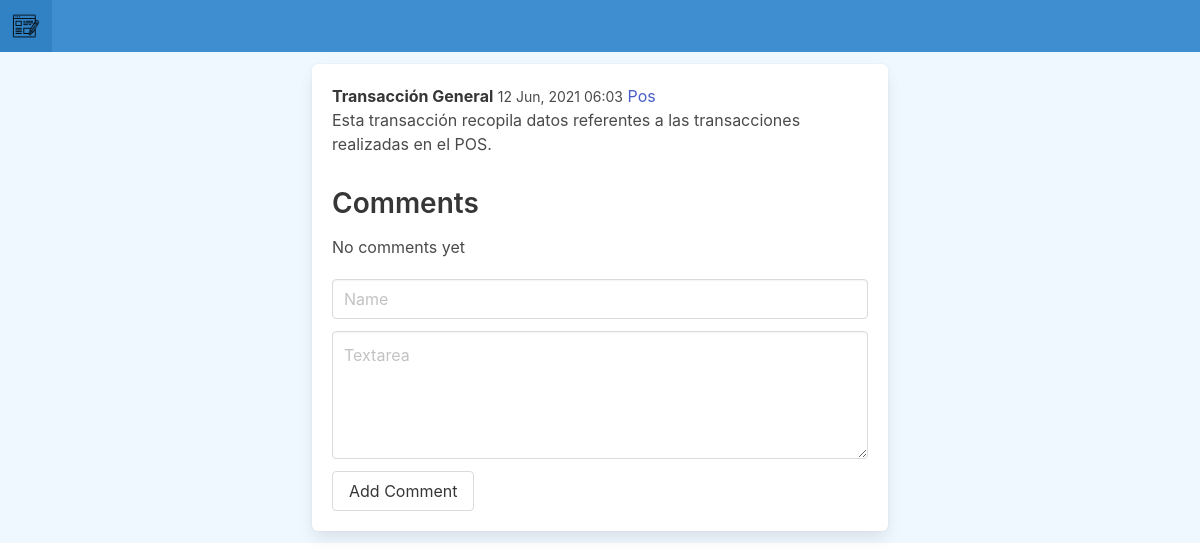
/detail/6/, run on the app's committed database.
### blogpage/models.py (models this page shows, shortened)
class Post(models.Model):
    category = models.ForeignKey(Category, related_name='posts', on_delete=models.CASCADE)
    title = models.CharField(max_length=255)
    slug = models.SlugField()
    intro = models.TextField()
    body = models.TextField()
    date_added = models.DateTimeField(auto_now_add=True)

class Category(models.Model):
    title = models.CharField(max_length=255)
    slug = models.SlugField()
    class Meta:
        verbose_name_plural = 'Categories'

### blogpage/views.py (the view)
# urls.py: path('detail/<int:id>/', detail, name='detail'),
def detail(request, id):
    post = Post.objects.get(id=id)
    if request.method == 'POST':
        form = CommentForm(request.POST)
        if form.is_valid():
            instance = form.save(commit=False)
            instance.post = post
            instance.save()
            return redirect('detail', id=post.id)
    else:
        form = CommentForm()
    return render(request, 'blogpage/detail.html', {'post': post, 'form': form})

### blogpage/forms.py
class CommentForm(ModelForm):
    class Meta:
        model = Comment
        fields = ['name', 'body']

### templates/blogpage/detail.html (shortened to what this page needs)
{% extends 'blogpage/base.html' %}
{% block content %}
    <article>
        <div class="box">
            <p>
                <strong>{{ post.title }}</strong> <small>{{ post.date_added|date:"d M, Y h:i" }}</small> <a
                    href="{% url 'category' post.category.id %}">{{ post.category.title }}</a>
                <br>
                {{ post.body }}
            </p>
            <h2>Comments</h2>
            {% if not post.comments.all %}
                <p>No comments yet</p>
            {% endif %}
            {% include 'blogpage/forms/bulma_form.html' %}
        </div>
    </article>
{% endblock content %}

### data on the page
Post: title "Transacción General", date_added "12 Jun, 2021 06:03", category "Pos", body "Esta transacción recopila datos referentes a las transacciones realizadas en el POS."
